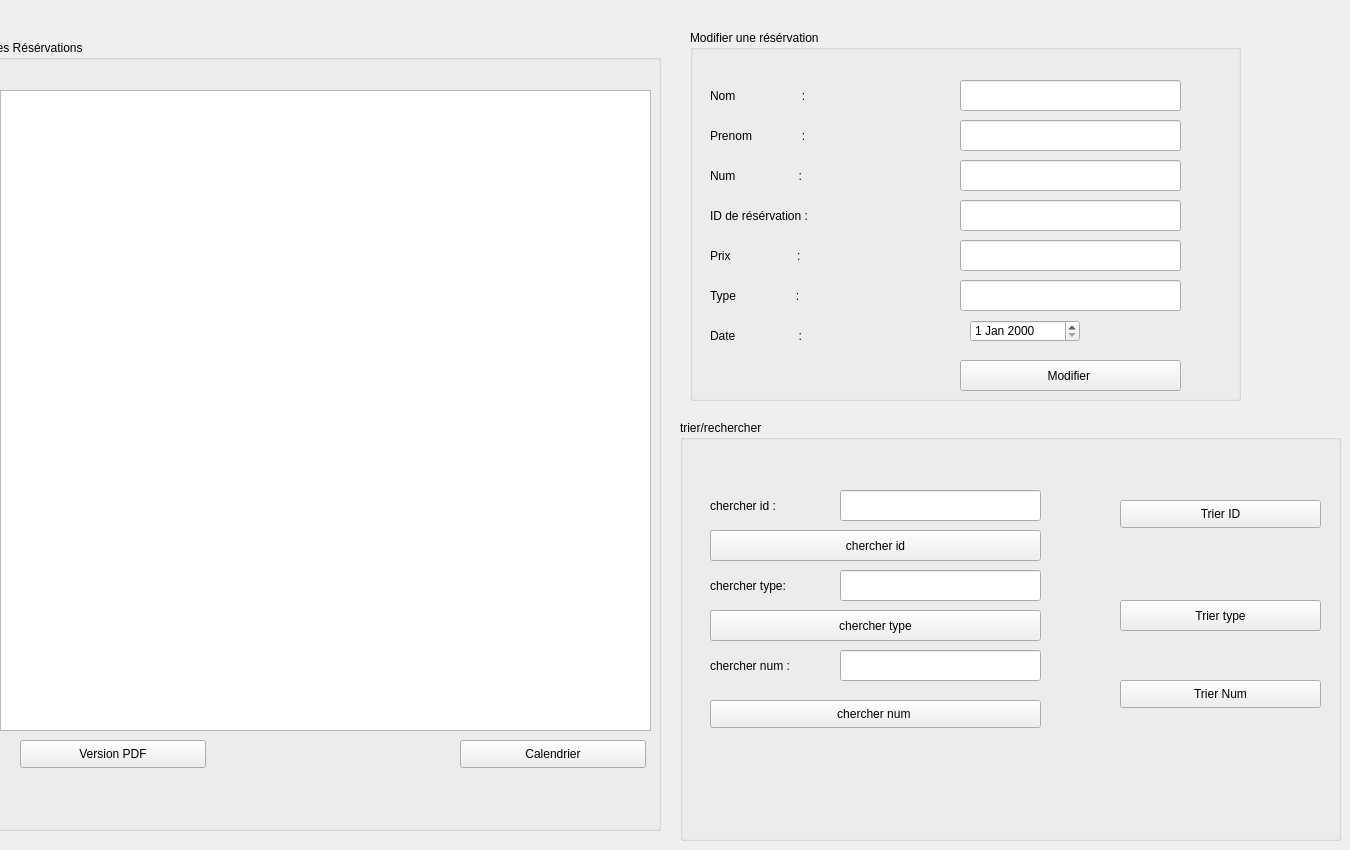
      <widget class="QWidget" name="tab_7">
       <attribute name="title">
        <string>mettre a jours </string>
       </attribute>
       <widget class="QGroupBox" name="groupBox_15">
        <property name="geometry">
         <rect>
          <x>-10</x>
          <y>40</y>
          <width>671</width>
          <height>791</height>
         </rect>
        </property>
        <property name="title">
         <string>Les Résérvations </string>
        </property>
        <widget class="QTableView" name="tab_res">
         <property name="geometry">
          <rect>
           <x>10</x>
           <y>50</y>
           <width>651</width>
           <height>641</height>
          </rect>
         </property>
        </widget>
        <widget class="QPushButton" name="pushButton_4">
         <property name="geometry">
          <rect>
           <x>30</x>
           <y>700</y>
           <width>186</width>
           <height>28</height>
          </rect>
         </property>
         <property name="text">
          <string>Version PDF</string>
         </property>
        </widget>
        <widget class="QPushButton" name="Calendrier">
         <property name="geometry">
          <rect>
           <x>470</x>
           <y>700</y>
           <width>186</width>
           <height>28</height>
          </rect>
         </property>
         <property name="text">
          <string>Calendrier</string>
         </property>
        </widget>
       </widget>
       <widget class="QGroupBox" name="groupBox_16">
        <property name="geometry">
         <rect>
          <x>690</x>
          <y>30</y>
          <width>551</width>
          <height>371</height>
         </rect>
        </property>
        <property name="title">
         <string>Modifier une résérvation </string>
        </property>
        <widget class="QLineEdit" name="le_idmres">
         <property name="geometry">
          <rect>
           <x>270</x>
           <y>170</y>
           <width>221</width>
           <height>31</height>
          </rect>
         </property>
        </widget>
        <widget class="QLabel" name="label_22">
         <property name="geometry">
          <rect>
           <x>20</x>
           <y>170</y>
           <width>171</width>
           <height>31</height>
          </rect>
         </property>
         <property name="text">
          <string>ID de résérvation : </string>
         </property>
        </widget>
        <widget class="QPushButton" name="pushButton_2">
         <property name="geometry">
          <rect>
           <x>270</x>
           <y>330</y>
           <width>221</width>
           <height>31</height>
          </rect>
         </property>
         <property name="text">
          <string>Modifier </string>
         </property>
        </widget>
        <widget class="QLabel" name="label_23">
         <property name="geometry">
          <rect>
           <x>20</x>
           <y>50</y>
           <width>171</width>
           <height>31</height>
          </rect>
         </property>
         <property name="text">
          <string>Nom                    :</string>
         </property>
        </widget>
        <widget class="QLabel" name="label_24">
         <property name="geometry">
          <rect>
           <x>20</x>
           <y>90</y>
           <width>171</width>
           <height>31</height>
          </rect>
         </property>
         <property name="text">
          <string>Prenom               :</string>
         </property>
        </widget>
        <widget class="QLineEdit" name="le_prenommres">
         <property name="geometry">
          <rect>
           <x>270</x>
           <y>90</y>
           <width>221</width>
           <height>31</height>
          </rect>
         </property>
        </widget>
        <widget class="QLineEdit" name="le_nommres">
         <property name="geometry">
          <rect>
           <x>270</x>
           <y>50</y>
           <width>221</width>
           <height>31</height>
          </rect>
         </property>
        </widget>
        <widget class="QLineEdit" name="le_nummres">
         <property name="geometry">
          <rect>
           <x>270</x>
           <y>130</y>
           <width>221</width>
           <height>31</height>
          </rect>
         </property>
        </widget>
        <widget class="QLabel" name="label_25">
         <property name="geometry">
          <rect>
           <x>20</x>
           <y>130</y>
           <width>171</width>
           <height>31</height>
          </rect>
         </property>
         <property name="text">
          <string>Num                   :</string>
         </property>
        </widget>
        <widget class="QLineEdit" name="le_prixmres">
         <property name="geometry">
          <rect>
           <x>270</x>
           <y>210</y>
           <width>221</width>
           <height>31</height>
          </rect>
         </property>
        </widget>
        <widget class="QLabel" name="label_26">
         <property name="geometry">
          <rect>
           <x>20</x>
           <y>210</y>
           <width>171</width>
           <height>31</height>
          </rect>
         </property>
         <property name="text">
          <string>Prix                    :</string>
         </property>
        </widget>
        <widget class="QLineEdit" name="le_typemres">
         <property name="geometry">
          <rect>
           <x>270</x>
           <y>250</y>
           <width>221</width>
           <height>31</height>
          </rect>
         </property>
        </widget>
        <widget class="QLabel" name="label_27">
         <property name="geometry">
          <rect>
           <x>20</x>
           <y>250</y>
           <width>171</width>
           <height>31</height>
          </rect>
         </property>
         <property name="text">
          <string>Type                  :</string>
         </property>
        </widget>
        <widget class="QLabel" name="label_28">
         <property name="geometry">
          <rect>
           <x>20</x>
           <y>290</y>
           <width>171</width>
           <height>31</height>
          </rect>
         </property>
         <property name="text">
          <string>Date                   :</string>
         </property>
        </widget>
        <widget class="QDateEdit" name="le_datemres">
         <property name="geometry">
          <rect>
           <x>280</x>
           <y>290</y>
           <width>110</width>
           <height>22</height>
          </rect>
         </property>
        </widget>
       </widget>
       <widget class="QGroupBox" name="groupBox_17">
        <property name="geometry">
         <rect>
          <x>680</x>
          <y>420</y>
          <width>661</width>
          <height>421</height>
         </rect>
        </property>
        <property name="title">
         <string>trier/rechercher </string>
        </property>
        <widget class="QPushButton" name="trires">
         <property name="geometry">
          <rect>
           <x>440</x>
           <y>80</y>
           <width>201</width>
           <height>28</height>
          </rect>
         </property>
         <property name="text">
          <string>Trier ID</string>
         </property>
        </widget>
        <widget class="QLabel" name="label_chercheridres">
         <property name="geometry">
          <rect>
           <x>30</x>
           <y>70</y>
           <width>121</width>
           <height>31</height>
          </rect>
         </property>
         <property name="text">
          <string>chercher id : </string>
         </property>
        </widget>
        <widget class="QPushButton" name="triertype">
         <property name="geometry">
          <rect>
           <x>440</x>
           <y>180</y>
           <width>201</width>
           <height>31</height>
          </rect>
         </property>
         <property name="text">
          <string>Trier type</string>
         </property>
        </widget>
        <widget class="QPushButton" name="triernum">
         <property name="geometry">
          <rect>
           <x>440</x>
           <y>260</y>
           <width>201</width>
           <height>28</height>
          </rect>
         </property>
         <property name="text">
          <string>Trier Num</string>
         </property>
        </widget>
        <widget class="QLineEdit" name="le_cherherres">
         <property name="geometry">
          <rect>
           <x>160</x>
           <y>70</y>
           <width>201</width>
           <height>31</height>
          </rect>
         </property>
        </widget>
        <widget class="QLabel" name="label_cherchertyperes">
         <property name="geometry">
          <rect>
           <x>30</x>
           <y>150</y>
           <width>121</width>
           <height>31</height>
          </rect>
         </property>
         <property name="text">
          <string>chercher type: </string>
         </property>
        </widget>
        <widget class="QLabel" name="label_cherchernumres">
         <property name="geometry">
          <rect>
           <x>30</x>
           <y>230</y>
           <width>121</width>
           <height>31</height>
          </rect>
         </property>
         <property name="text">
          <string>chercher num :</string>
         </property>
        </widget>
        <widget class="QLineEdit" name="le_cherherrestype">
         <property name="geometry">
          <rect>
           <x>160</x>
           <y>150</y>
           <width>201</width>
           <height>31</height>
          </rect>
         </property>
        </widget>
        <widget class="QLineEdit" name="le_cherherresnum">
         <property name="geometry">
          <rect>
           <x>160</x>
           <y>230</y>
           <width>201</width>
           <height>31</height>
          </rect>
         </property>
        </widget>
        <widget class="QPushButton" name="pushButtonchercheridres">
         <property name="geometry">
          <rect>
           <x>30</x>
           <y>110</y>
           <width>331</width>
           <height>31</height>
          </rect>
         </property>
         <property name="text">
          <string>chercher id</string>
         </property>
        </widget>
        <widget class="QPushButton" name="pushButton_cherchertyperes">
         <property name="geometry">
          <rect>
           <x>30</x>
           <y>190</y>
           <width>331</width>
           <height>31</height>
          </rect>
         </property>
         <property name="text">
          <string>chercher type</string>
         </property>
        </widget>
        <widget class="QPushButton" name="pushButton_cherchernumres">
         <property name="geometry">
          <rect>
           <x>30</x>
           <y>280</y>
           <width>331</width>
           <height>28</height>
          </rect>
         </property>
         <property name="text">
          <string>chercher num </string>
         </property>
        </widget>
       </widget>
      </widget>
